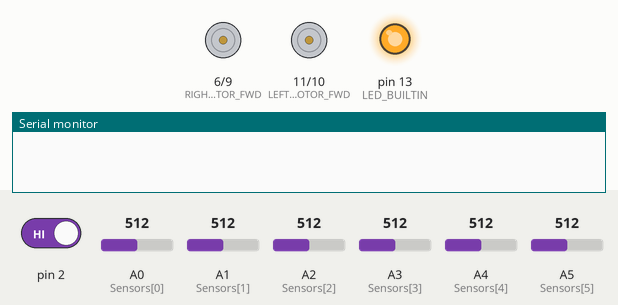
A program run on a simulated Arduino Uno, built with avr-gcc and run on an emulated ATmega328P. Shown: motor-driver pin pairs drawn as motors (green arrow = first pin HIGH = forward, orange = second pin HIGH = backward, longer = more drive), output pins drawn as LEDs (lit = HIGH), the last lines printed to the serial monitor. Inputs (shaded band) come from the test bench; at power-on: pin 2 HIGH, A2 (Sensors[2]) = 512, A0 (Sensors[0]) = 512, A3 (Sensors[3]) = 512, A1 (Sensors[1]) = 512, A4 (Sensors[4]) = 512, A5 (Sensors[5]) = 512.

Above: at 0.8 s.
0.9 s: pin 2 driven LOW
3.9 s: A2 (Sensors[2]) set to 716
At 5.1 s:
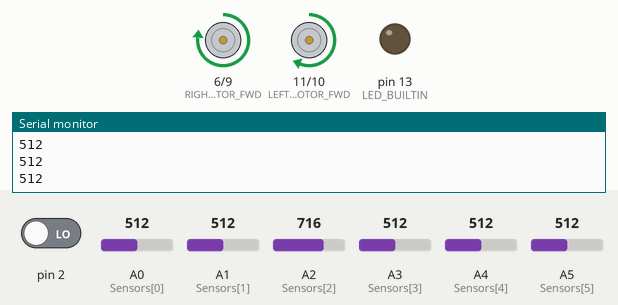
5.7 s: A0 (Sensors[0]) set to 530
At 6.9 s:
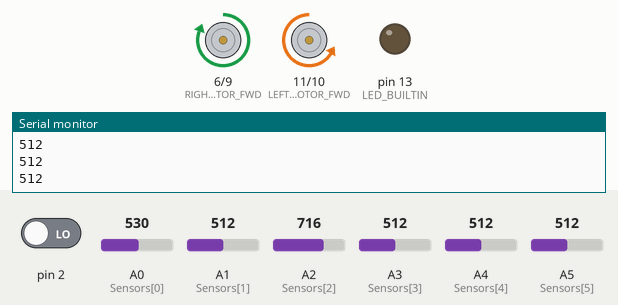
7.2 s: A3 (Sensors[3]) set to 524
At 8.1 s:
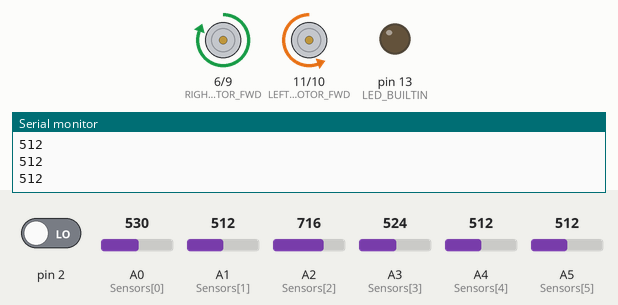
8.7 s: A1 (Sensors[1]) set to 522
At 11.3 s:
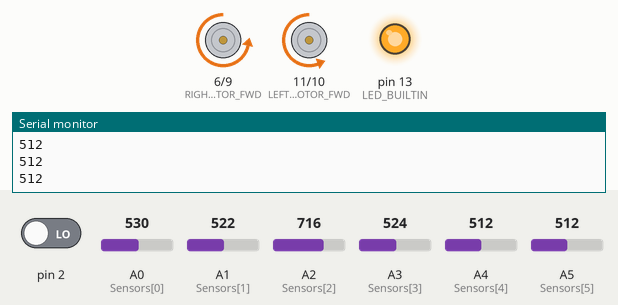
11.7 s: A4 (Sensors[4]) set to 716
At 12.3 s:
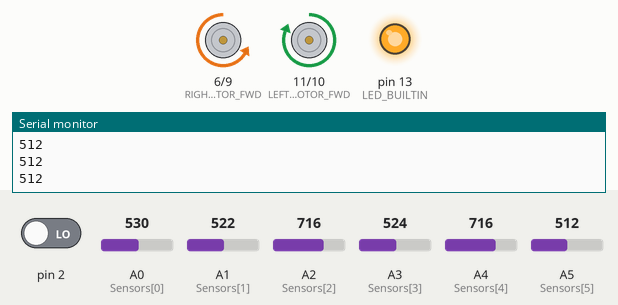
Timing chart, 0 to 25.7 s (numbered marks = the images above; inputs shaded):
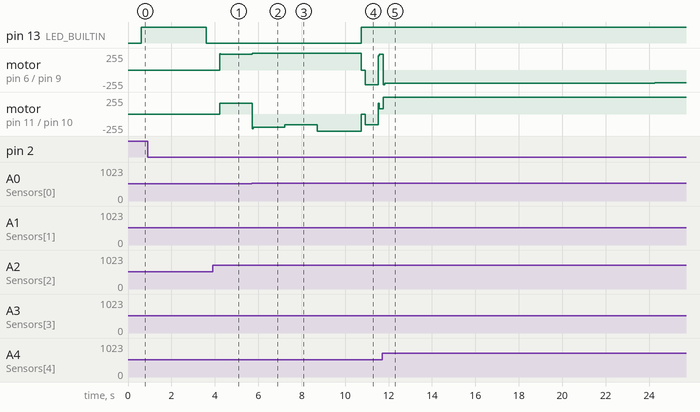

The program:

main.cpp
```cpp
#include<Arduino.h>

#define LEFT_MOTOR_FWD 11
#define LEFT_MOTOR_BWD 10
#define RIGHT_MOTOR_BWD 9
#define RIGHT_MOTOR_FWD 6


// --------------Sensors Section-------------------

#define CALIBRATE_SIZE 10
#define NUM_SENSORS 6
uint8_t Sensors[]= {A0 , A1 , A2 ,A3, A4 , A5};


long int avg_black[NUM_SENSORS];
long int avg_white[NUM_SENSORS];

int thresh[NUM_SENSORS];
int SensVal[NUM_SENSORS] = {0} ;

// --------------PID Section-------------------
int SensorCo[NUM_SENSORS] = {-9,-7,-1,1,7,9};

int rightBiasWeights[NUM_SENSORS] = {-4, -3, -2, 7, 11, 15};

float errorP = 0;
float errorI = 0;
float errorD = 0;
float lastError = 0;

float Kp = 40;
float Ki = 0.0;
float Kd = 2;

int baseSpeed = 200;
int hexagonSpeed = 160;
// ----------------Flags---------------------
unsigned long startTime;

// ---------------Hexagon--------------------
bool hexagonFlag=false;

bool hexagonStarted = false;

const unsigned long HEXA_DELAYMS = 6500;
const unsigned long SPEED_DELAYMS = 20000;

// ---------------Brain--------------------
const unsigned long BRAIN_DELAYMS = 55000;
const unsigned long FINISH_DELAYMS = 180000;

bool brainFlag=false;
bool brainStarted = false;

// ----------------------Helper Functions-------------------------
// ##########################Sensors###########################

void calibrate(){

  digitalWrite(LED_BUILTIN , LOW);
  // #WHITE CALIBRATE
  for (int i = 0 ; i < NUM_SENSORS ; i++){
    int sum =  0 ;
    for (int j = 0 ; j < CALIBRATE_SIZE ; j++){
      sum += analogRead(Sensors[i]);
      delay(10);
    }
    avg_white[i]= sum / CALIBRATE_SIZE ;
  }

  digitalWrite(LED_BUILTIN , HIGH);
  delay(3000);
  digitalWrite(LED_BUILTIN , LOW);

  // #BLACK CALIBRATE

  for (int i = 0 ; i < NUM_SENSORS ; i++){
    int sum =  0 ;
    for (int j = 0 ; j < CALIBRATE_SIZE ; j++){
      sum += analogRead(Sensors[i]);
      delay(10);
    }
    avg_black[i]= sum / CALIBRATE_SIZE;
  }

  for (int i = 0 ; i < NUM_SENSORS ; i++){
    thresh[i] = (avg_black[i] + avg_white[i])/2;
    Serial.println(thresh[i]);
  }
}

void readsensors(){
for (int i = 0; i < NUM_SENSORS; i++) {
    int sum = 0;
    for (int j = 0; j < 3; j++) { // Average 3 readings for noise reduction
      sum += analogRead(Sensors[i]);
      delay(1);
    }
    int reading = sum / 3;
    SensVal[i] = (reading > thresh[i]) ? 1 : 0;
  }
}

void invertedReadsensors(){
for (int i = 0; i < NUM_SENSORS; i++) {
    int sum = 0;
    for (int j = 0; j < 3; j++) { // Average 3 readings for noise reduction
      sum += analogRead(Sensors[i]);
      delay(1);
    }
    int reading = sum / 3;
    SensVal[i] = (reading > thresh[i]) ? 0 : 1;
  }
}

void printSensVal(){
  readsensors();
  for(int i = 0 ; i<NUM_SENSORS;i++ ){

    if(SensVal[i] == 1 ){
      Serial.print("black");
    }else{
      Serial.print("white");
    }
    Serial.print("\t");
  }
  Serial.println();
}

// ##########################Motors########################

void driveMotors(int left, int right) {
  // Left motor
  if (left > 0) {
    analogWrite(LEFT_MOTOR_FWD, abs(left));
    analogWrite(LEFT_MOTOR_BWD, 0);
  } else {
    analogWrite(LEFT_MOTOR_FWD, 0);
    analogWrite(LEFT_MOTOR_BWD, abs(left));
  }
  // Right motor
  if (right > 0) {
    analogWrite(RIGHT_MOTOR_FWD, abs(right));
    analogWrite(RIGHT_MOTOR_BWD, 0);
  } else {
    analogWrite(RIGHT_MOTOR_FWD, 0);
    analogWrite(RIGHT_MOTOR_BWD, abs(right));
  }
}

// ##########################PID###########################

float calculatePID(int Sensor[]) {
  float weightedSum = 0;
  int sensorSum = 0;

  for (int j = 0; j < NUM_SENSORS; j++) {
    weightedSum += SensVal[j] * Sensor[j];
    sensorSum += SensVal[j];
  }

  if (sensorSum == 0) {
    return lastError * Kp;
  }
  if (sensorSum == NUM_SENSORS) {
    Serial.println("All sensors on black! Continuing with last correction...");
    return lastError * Kp;
  }
  errorP = weightedSum;

  errorI += errorP;
  errorI = constrain(errorI, -1000, 1000);

  errorD = errorP - lastError;
  lastError = errorP;

  return Kp * errorP + Ki * errorI + Kd * errorD;
}

bool allBlack(){
  for(int sensor : SensVal){
    if(not sensor) return false;
  }
  return true;
}

int countBlack(){
  int sum = 0;
  for(int sensor : SensVal){
    if(not sensor) sum++;
  }
  return sum;
}

// ----------------------Main Block--------------------------

void setup() {
  Serial.begin(9600);
  pinMode(LED_BUILTIN , OUTPUT);
  calibrate();
  pinMode(LEFT_MOTOR_FWD, OUTPUT);
  pinMode(LEFT_MOTOR_BWD, OUTPUT);
  pinMode(RIGHT_MOTOR_FWD, OUTPUT);
  pinMode(RIGHT_MOTOR_BWD, OUTPUT);

  pinMode(2, INPUT_PULLUP);
  while (digitalRead(2)==1){}

  startTime = millis();
}

void loop(){
  readsensors();
  // ++++++++++++++++++++++++++| Hexagon Flag Detection |+++++++++++++++++++++++++++++++++++++

  if ( ((millis() - startTime > HEXA_DELAYMS))
  &&(!hexagonStarted)
  && (
    (SensVal[2] == 1 && SensVal[3] == 1 && SensVal[4] == 1 && SensVal[5] == 1)
    ||(SensVal[0] == 1 && SensVal[1] == 1 && SensVal[2] == 1)
    || allBlack())){
      digitalWrite(LED_BUILTIN , HIGH);
      hexagonFlag = true;
      driveMotors(0,0);
      delay(200);
      driveMotors(0,160);
      for (int i = 0; i < 58; i++)
      {
        driveMotors(-160,-220);
        delay(10);
      }
      hexagonStarted=true;
  }
  if(millis()-startTime>SPEED_DELAYMS && hexagonStarted){
    hexagonSpeed = baseSpeed-30;
  }
  if (millis()-startTime>BRAIN_DELAYMS&& countBlack()>=4 && !brainFlag)
  {
    brainFlag=true;
    brainStarted=true;
    driveMotors(0,0);
    delay(200);
  }
  if (millis()-startTime>FINISH_DELAYMS && allBlack())
  {
    driveMotors(0,0);
    while (true)
    {
      /* code */
    }
  }
  // ++++++++++++++++++++++++++| Brain Flag Detection |+++++++++++++++++++++++++++++++++++++

  // ++++++++++++++++++++++++++| Moving Through The Map |+++++++++++++++++++++++++++++++++++

  if (hexagonFlag){
      float correction = calculatePID(rightBiasWeights);
      int leftSpeed = constrain(hexagonSpeed - correction, -255, 255);
      int rightSpeed = constrain(hexagonSpeed + correction, -255, 255);
      driveMotors(rightSpeed, leftSpeed);
      delay(20);
  }
  else if(brainFlag)
  {
    invertedReadsensors();
      float correction = calculatePID(rightBiasWeights);
      int leftSpeed = constrain(hexagonSpeed - correction, -255, 255);
      int rightSpeed = constrain(hexagonSpeed + correction, -255, 255);
      driveMotors(rightSpeed, leftSpeed);
      delay(18);
  }
  else {
    // Normal Logic
    float correction = calculatePID(SensorCo);
    int leftSpeed = constrain(baseSpeed - correction, -255, 255);
    int rightSpeed = constrain(baseSpeed + correction, -255, 255);
    driveMotors(rightSpeed, leftSpeed);
  }
  delay(20);
}
```

Measured:
- the behaviour switches between 512 and 513 on A0 (Sensors[0]) (found by bisection; images 1 and 2)
- the behaviour switches between 512 and 513 on A3 (Sensors[3]) (found by bisection; images 2 and 3)
- the behaviour switches between 512 and 513 on A1 (Sensors[1]) (found by bisection; images 3 and 4)
- after the input at 3.9 s, motor on pin 6 (RIGHT_MOTOR_FWD) / pin 9 (RIGHT_MOTOR_BWD): stopped → forward 240/255 after 0.34 s; motor on pin 11 (LEFT_MOTOR_FWD) / pin 10 (LEFT_MOTOR_BWD): stopped → forward 160/255 after 0.34 s
- after the input at 5.7 s, motor on pin 6 (RIGHT_MOTOR_FWD) / pin 9 (RIGHT_MOTOR_BWD): forward 240/255 → forward 255/255 at once; motor on pin 11 (LEFT_MOTOR_FWD) / pin 10 (LEFT_MOTOR_BWD): forward 160/255 → backward 200/255 at once
- after the input at 7.2 s, motor on pin 11 (LEFT_MOTOR_FWD) / pin 10 (LEFT_MOTOR_BWD): backward 200/255 → backward 160/255 at once
- after the input at 8.7 s, pin 13 (LED_BUILTIN): LOW → HIGH after 2.0 s; motor on pin 6 (RIGHT_MOTOR_FWD) / pin 9 (RIGHT_MOTOR_BWD): forward 255/255 → stopped after 2.0 s, → backward 220/255 0.20 s later, → forward 212/255 0.58 s later, → forward 240/255 0.06 s later
- after the input at 11.7 s, motor on pin 6 (RIGHT_MOTOR_FWD) / pin 9 (RIGHT_MOTOR_BWD): forward 240/255 → backward 222/255 after 0.06 s, → backward 200/255 0.06 s later, → backward 190/255 12.4 s later; motor on pin 11 (LEFT_MOTOR_FWD) / pin 10 (LEFT_MOTOR_BWD): forward 80/255 → forward 255/255 after 0.06 s
